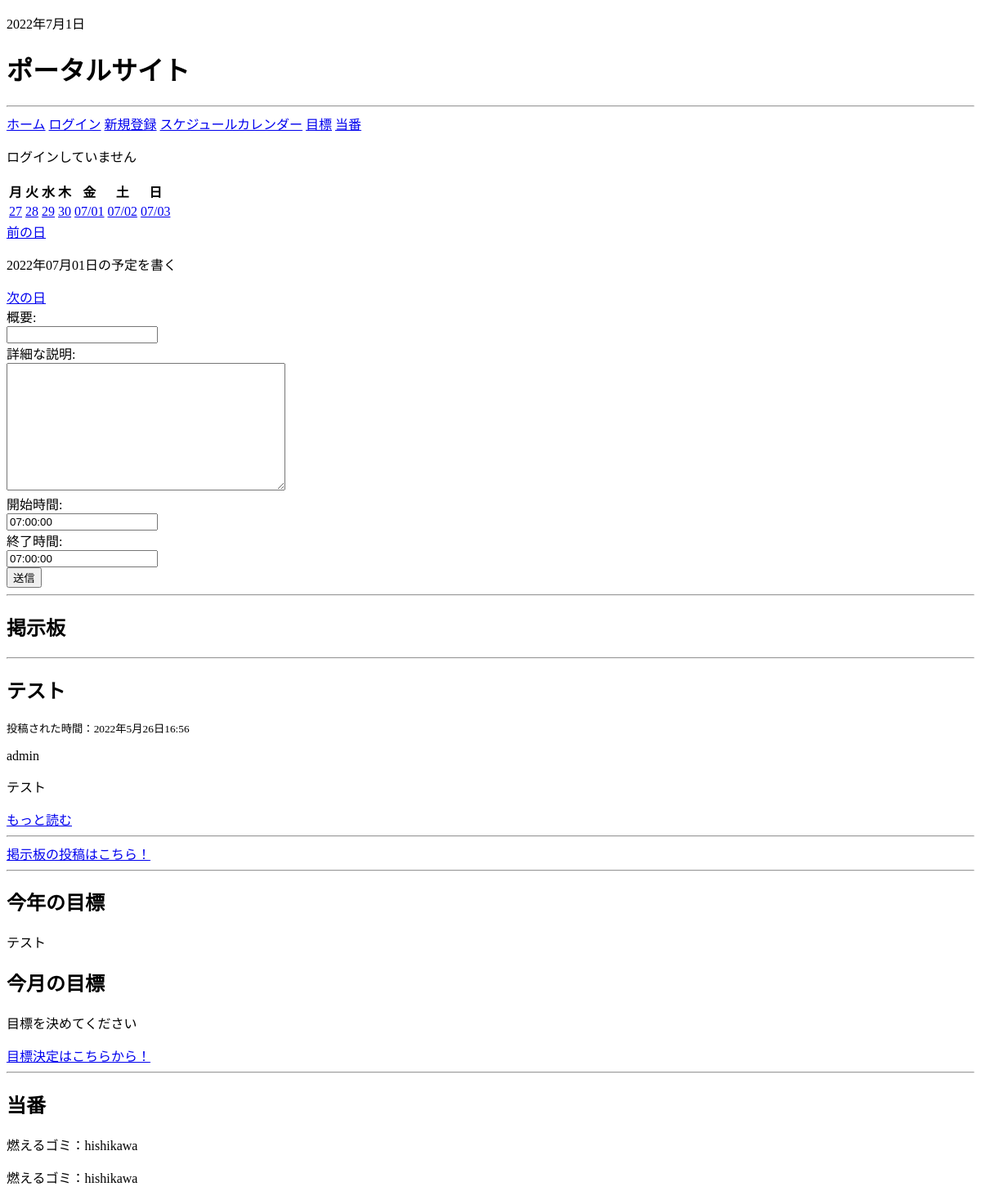
The app's page /, older data.
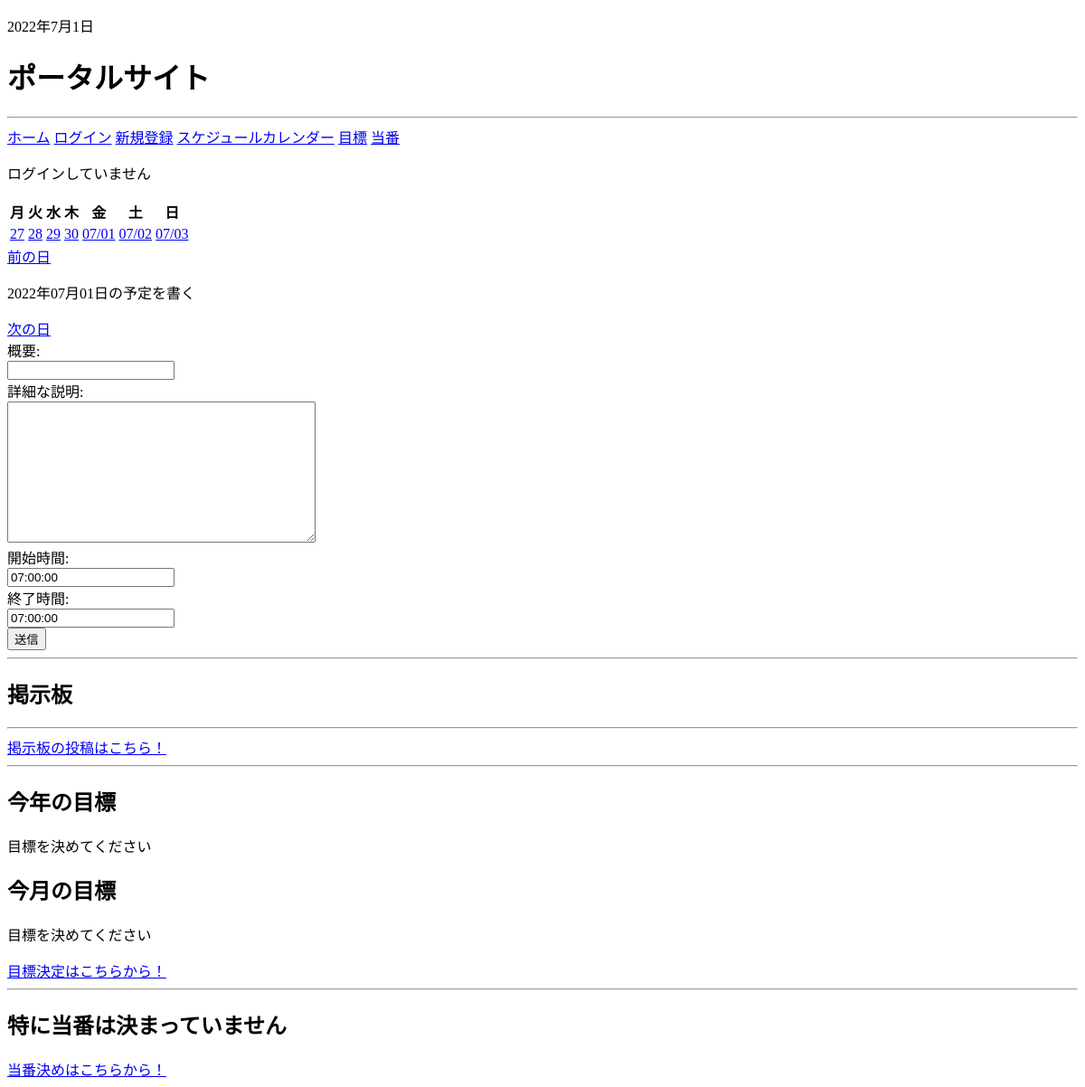
The same page, newer data.
### app/models.py (models this page shows)
class Post(models.Model):
    user = models.ForeignKey(User, on_delete=models.CASCADE)
    title = models.CharField('タイトル',max_length=255)
    slug = models.SlugField(unique=True, default=random_url)
    intro = models.TextField()
    body = models.TextField('内容')
    posted_date = models.DateTimeField(auto_now_add=True)

class Goal(models.Model):
    year = models.CharField("今年の目標",max_length=100)
    month = models.CharField("今月の目標",max_length=100)
    date = models.DateField("日付")

class Role(models.Model):
    user = models.ForeignKey(User, on_delete=models.CASCADE)
    role = models.CharField("やること", max_length=50)

### app/views.py (the view, shortened to what this page needs)
# urls.py: path("", frontpages.as_view(), name="frontpage"),
class frontpages(mixins.WeekWithScheduleMixin, generic.CreateView):
    template_name = 'blog/frontpage.html'
    model = Schedule
    date_field = 'date'
    form_class = BS4ScheduleForm
    def get_context_data(self, **kwargs):
        context = super().get_context_data(**kwargs)
        week_calendar_context = self.get_week_calendar()
        context.update(week_calendar_context)
        posts = Post.objects.all()
        context["posts"] = posts
        goal_all = Goal.objects.all()
        context["goal_all"] = goal_all
        for i in range(0, len(goal_all)):
            goal_first = goal_all[i]
            if 1 != goal_first:
                break
            else:
                context["goal_first"] = goal_first
        year_month = []
        date = datetime.date.today()
        date = date.replace(year=date.year, month=date.month, day=1)
        year_month.append(date)
        context["year_month"] = year_month
        nowdate = datetime.date.today()
        nowdate = nowdate.replace(year=nowdate.year, month=nowdate.month, day=1)
        now_month_goal = self.get_month_goal(nowdate)
        context["now_month_goal"] = now_month_goal
        role_all = Role.objects.all()
        context["role_all"] = role_all
        print(context)
        return context

### app/forms.py (shortened to what this page needs)
class BS4ScheduleForm(forms.ModelForm):
    class Meta:
        model = Schedule
        fields = ('summary', 'description', 'start_time', 'end_time')
        widgets = {
            'summary': forms.TextInput(attrs={
                'class': 'form-control',
            }),
            'description': forms.Textarea(attrs={
                'class': 'form-control',
            }),
            'start_time': forms.TextInput(attrs={
                'class': 'form-control',
            }),
            'end_time': forms.TextInput(attrs={
                'class': 'form-control',
            }),
        }

### app/context_processors.py (called while the page is built)
def some_processor(request: HttpRequest):
    year_month = []
    date = datetime.date.today()
    date = date.replace(year=date.year, month=date.month, day=1)
    year_month.append(date)
    context = {}
    now = datetime.datetime.now()
    context["now"] = now
    context["year_month_day"] = year_month
    goal_all = Goal.objects.all()
    for i in range(0, len(goal_all)):
        goal_first = goal_all[i]
        context["goal_first"] = goal_first
        if 1 != goal_first:
            break
    return context

### app/mixins.py (called while the page is built, shortened)
    def setup_calendar(self):
        self._calendar = calendar.Calendar(self.first_weekday)

    def get_week_names(self):
        week_names = deque(self.week_names)
        week_names.rotate(-self.first_weekday)  # リスト内の要素を右に1つずつ移動...なんてときは、dequeを使うと中々面白いです
        return week_names

    def get_week_days(self):
        month = self.kwargs.get('month')
        year = self.kwargs.get('year')
        day = self.kwargs.get('day')
        if month and year and day:
            date = datetime.date(year=int(year), month=int(month), day=int(day))
        else:
            date = datetime.date.today()
        for week in self._calendar.monthdatescalendar(date.year, date.month):
            if date in week:  # 週ごとに取り出され、中身は全てdatetime.date型。該当の日が含まれていれば、それが今回表示すべき週です
                return week

    def get_previous_day(self, date):
        last_days = self.get_current_day()
        last_day = self.get_last_date(last_days)
        last_dayd = last_day.day -1
        year = int(date.year)
        march_firstday = date.replace(year=date.year, month=3, day=1)
        if date.month == 1 and date.day == 1:
            return date.replace(year=date.year-1, month=12, day=31)
        elif date.day == 1:
            return date.replace(year=date.year, month=date.month-1, day=last_dayd)
        else:
            return date.replace(day=date.day-1)

### app/templates/blog/frontpage.html (shortened to what this page needs)
{% extends "blog/base.html" %}
{% block content %}
<body>
    {% if user.is_authenticated %}
    <p>{{ user.get_username }}でログイン中</p>
    {% else %}
    <p>ログインしていません</p>
    {% endif %}
<div class="post block">
    <div class="col-md-9">
        {% include 'blog/week.html' %}
    </div>
    <div>
    <a href="{% url 'frontpage' day_previous.year day_previous.month day_previous.day %}">前の日</a>
    <p>{{ day_current | date:"Y年m月d日" }}の予定を書く</p>
    <a href="{% url 'frontpage' day_next.year day_next.month day_next.day %}">次の日</a>
    </div>
    <form action="" method="POST">
        {% for field in form %}
            <div class="form-group row">
                <label for="{{ field.id_for_label }}"
                       class="col-sm-4 col-form-label">{{ field.label_tag }}</label>
                <div class="col-sm-8">
                    {{ field }}
                </div>
            </div>
        {% endfor %}
        <button type="submit" class="btn btn-primary">送信</button>
    </form>
    </div>
</div>
<hr>
<h1>掲示板</h1>
<hr>
{% for post in posts|slice:"5" %}
<div class="post block">
    <h2 class="subtitle">{{post.title}}</h2>
    <small>投稿された時間：{{post.posted_date}}</small>
    <p>{{post.user}}</p>
    <p>{{post.intro}}</p>
    <a href="{% url 'post_detail' post.slug %}">もっと読む</a>
    <hr />
</div>
{% endfor %}
<a href="{% url  'bulletinboard' %}">掲示板の投稿はこちら！</a>
<hr>
<h1>今年の目標</h1>
{% if goal_first.year%}
    <p>{{goal_first.year}}</p>
{% else %}
    <p>目標を決めてください</p>
{% endif %}
<div>
    <h1>今月の目標</h1>
        {% for months, goals in now_month_goal.items %}
            {% if goals %}
                <tr>
                    {% for goal in goals %}
                        <p>{{goal.month}}</p>
                    {% endfor %}
                </tr>
            {% else %}
            <tr>
                <p>目標を決めてください</p>
                {% for month in year_month_day %}
                <a href="{% url 'goal_form' month.year month.month month.day %}">目標決定はこちらから！</a>
                {% endfor %}
            </tr>
            {% endif %}
        {% endfor %}
</div>
<hr>
<div>
    {% if role_all %}
        <h1>当番</h1>
        {% for role in role_all|slice:"5" %}
            <p>{{role.role}}：{{role.user}}</p>
        {% endfor %}
    {% else %}
        <h1>特に当番は決まっていません</h1>
        <a href="{% url 'role' %}">当番決めはこちらから！</a>
    {% endif %}
</div>
</body>
{% endblock %}

### app/templates/blog/base.html (shortened to what this page needs)
<!DOCTYPE html>
<html lang="en">
    <head>
    <link rel="stylesheet" href="">
    </head>
    <body>
        <p>{{now.year}}年{{now.month}}月{{now.day}}日</p>
        <h1 class="titlename">ポータルサイト</h1>
        <hr>
        <a href="{% url 'frontpage' %}">ホーム</a>
        {% if user.is_authenticated %}
        <a href="{% url 'logout' %}" class="btn">ログアウト</a>
        {% else %}
        <a href="{% url 'login' %}" class="btn">ログイン</a>
        <a href="{% url 'register' %}">新規登録</a>
        {% endif %}
        <a href="{% url 'month_with_schedule' %}">スケジュールカレンダー</a>
        {% for month in year_month_day %}
        <a href="{% url 'goal_form' month.year month.month month.day %}">目標</a>
        {% endfor %}
        <a href="{% url 'role' %}">当番</a>
        <section class="section">
            <div class="container">
                {% block content %}
                {% endblock %}
    </body>
</html>

### app/templates/blog/week.html (shortened to what this page needs)
 <table class="table table-bordered">
    <thead>
    <tr>
        {% for w in week_names %}
            <th>{{ w }}</th>
        {% endfor %}
    </tr>
    </thead>
    <tbody>
    <tr>
        {% for day, schedules in week_day_schedules.items %}
            <td>
                {% if week_first.month != day.month %}
                    <a href="{% url 'frontpage' day.year day.month day.day %}">{{ day | date:"m/d" }}</a>
                {% else %}
                    <a href="{% url 'frontpage' day.year day.month day.day %}">{{day.day}}</a>
                {% endif %}
                <br>
            </td>
        {% endfor %}
    </tr>
    </tbody>
</table>

Row changes from the older to the newer data that the page shows:
removed Post: title "テスト", posted_date "2022年5月26日16:56", user "admin", intro "テスト"
removed Goal: year "テスト"
removed Role: role "燃えるゴミ", user "hishikawa"
removed Role: role "燃えるゴミ", user "hishikawa"
Text that changed along with them:
text no longer shown: "当番"
text now shown: "目標を決めてください 特に当番は決まっていません 当番決めはこちらから！"
